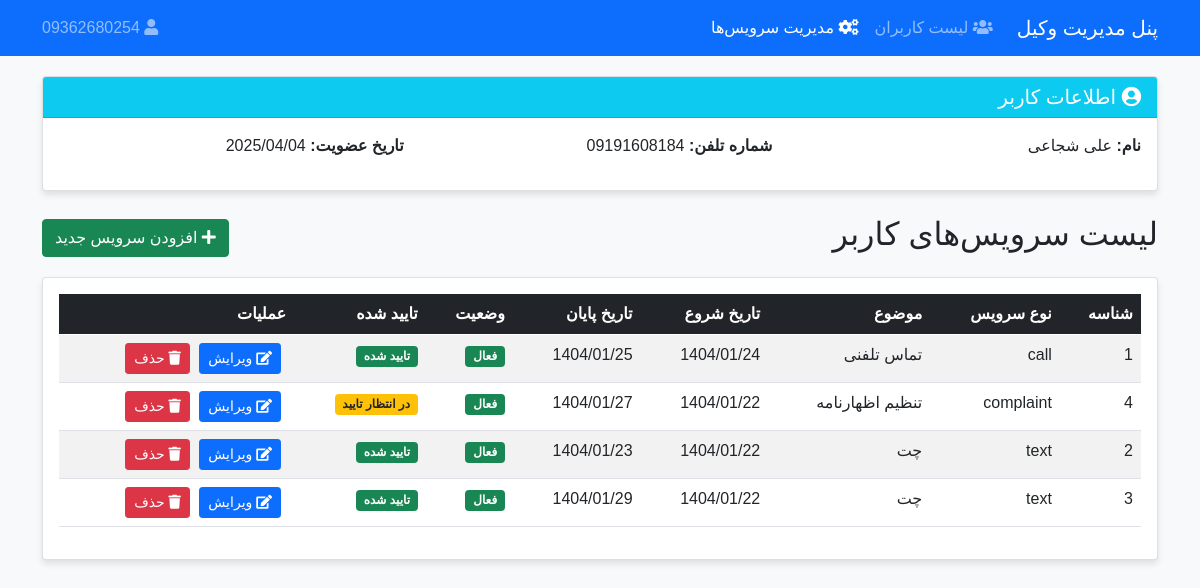
The page /admin-service/09191608184/ (signed in) on the database as committed earlier.
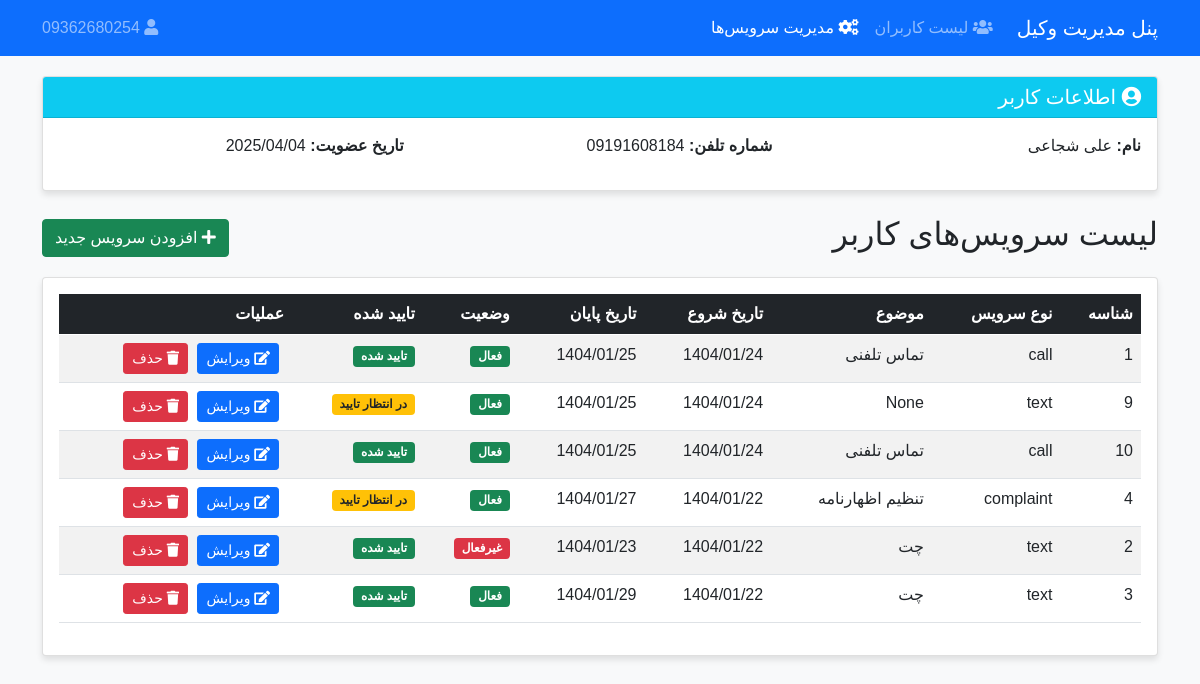
The same page on the database as committed later.
### users/models.py (models this page shows)
class Client(AbstractUser):
    name = models.CharField(max_length=120, null=True, blank=True)
    username = models.CharField(max_length=11, unique=True)
    is_questioned = models.BooleanField(default=False)
    otp = models.IntegerField(null=True, blank=True)
    timestamp = models.DateTimeField(default=now)
    USERNAME_FIELD = 'username'
    REQUIRED_FIELDS = []

### service/models.py (models this page shows)
class UserServiceRequest(models.Model):
    user = models.ForeignKey(Client, on_delete=models.CASCADE)
    service = models.ForeignKey(Service, on_delete=models.CASCADE)
    start_date = models.DateTimeField()
    end_date = models.DateTimeField()
    title = models.CharField(max_length=500,null=True,blank=True)
    description = models.TextField(null=True, blank=True)
    is_active = models.BooleanField(default=True)
    is_accepted = models.BooleanField(default=False)
    is_paid = models.BooleanField(default=False)
    attachment = models.FileField(upload_to='service_attachments/', null=True, blank=True,
                                validators=[FileExtensionValidator(allowed_extensions=['jpg', 'jpeg', 'png', 'pdf', 'doc', 'docx','zip'])])  # حداکثر حجم 50 مگابایت

class Service(models.Model):
    SERVICE_CHOICES = [
        ('call', 'تماس تلفنی'),
        ('text', 'پیام متنی'),
        ('complaint', 'تنظیم شکایت'),
        ('ekhtesasi', 'اختصاصی'),
    ]
    name = models.CharField(max_length=20, choices=SERVICE_CHOICES)
    price = models.IntegerField()

### users/admin/user_list.py (the view)
# urls.py: path('admin-service/<str:username>/', service_list, name='servicelist'),
@login_required
@user_passes_test(is_admin)
def service_list(request, username):
    try:
        user = get_object_or_404(Client, username=username)
        services = UserServiceRequest.objects.filter(user=user).order_by('-start_date')
        available_services = Service.objects.all()
        context = {
            'services': services,
            'user': user,
            'available_services': available_services,
        }
        return render(request, 'users/servicelist.html', context)
    except Exception as e:
        logger.error(f"Error in service_list view for user {username}: {str(e)}")
        messages.error(request, "خطایی در نمایش لیست سرویس‌ها رخ داد. لطفا دوباره تلاش کنید.")
        return redirect('userlist')

### users/admin/user_list.py (called while the page is built)
def is_admin(user):
    return user.is_superuser or user.is_staff

### users/templates/users/servicelist.html (shortened to what this page needs)
<!DOCTYPE html>
<html lang="fa" dir="rtl">
<head>
    <link rel="stylesheet" href="https://cdn.jsdelivr.net/npm/bootstrap@5.0.2/dist/css/bootstrap.rtl.min.css">
    <link rel="stylesheet" href="https://cdnjs.cloudflare.com/ajax/libs/font-awesome/5.15.4/css/all.min.css">
</head>
<body>
    <nav class="navbar navbar-expand-lg navbar-dark bg-primary">
        <div class="container">
            <a class="navbar-brand" href="{% url 'userlist' %}">پنل مدیریت وکیل</a>
            <div class="collapse navbar-collapse" id="navbarNav">
                <ul class="navbar-nav me-auto">
                    <li class="nav-item">
                        <a class="nav-link" href="{% url 'userlist' %}">
                            <i class="fas fa-users"></i> لیست کاربران
                        </a>
                    </li>
                    <li class="nav-item">
                        <a class="nav-link active" href="#">
                            <i class="fas fa-cogs"></i> مدیریت سرویس‌ها
                        </a>
                    </li>
                </ul>
                <span class="navbar-text">
                    <i class="fas fa-user"></i> {{ request.user.username }}
                </span>
            </div>
        </div>
    </nav>
    <div class="container">
        {% if user %}
        <div class="card mb-4">
            <div class="card-header bg-info text-white">
                <h5 class="card-title mb-0">
                    <i class="fas fa-user-circle"></i> اطلاعات کاربر
                </h5>
            </div>
            <div class="card-body">
                <div class="row">
                    <div class="col-md-4">
                        <p><strong>نام:</strong> {{ user.name|default:"ثبت نشده" }}</p>
                    </div>
                    <div class="col-md-4">
                        <p><strong>شماره تلفن:</strong> {{ user.username }}</p>
                    </div>
                    <div class="col-md-4">
                        <p><strong>تاریخ عضویت:</strong> {{ user.date_joined|date:"Y/m/d" }}</p>
                    </div>
                </div>
            </div>
        </div>
        {% endif %}
        <div class="d-flex justify-content-between align-items-center mb-3">
            <h2>لیست سرویس‌های کاربر</h2>
            <a href="{% url 'add_service' username=user.username %}" class="btn btn-success">
                <i class="fas fa-plus"></i> افزودن سرویس جدید
            </a>
        </div>
        <div class="card">
            <div class="card-body">
                {% if services %}
                <div class="table-responsive">
                    <table class="table table-striped table-hover">
                        <thead class="table-dark">
                            <tr>
                                <th scope="col">شناسه</th>
                                <th scope="col">نوع سرویس</th>
                                <th scope="col">موضوع</th>
                                <th scope="col">تاریخ شروع</th>
                                <th scope="col">تاریخ پایان</th>
                                <th scope="col">وضعیت</th>
                                <th scope="col">تایید شده</th>
                                <th scope="col">عملیات</th>
                            </tr>
                        </thead>
                        <tbody>
                            {% for service in services %}
                            <tr>
                                <td>{{ service.id }}</td>
                                <td>{{ service.service.name }}</td>
                                <td>{{ service.title|truncatechars:30 }}</td>
                                <td>{{ service.start_date|date:"Y/m/d" }}</td>
                                <td>{{ service.end_date|date:"Y/m/d" }}</td>
                                <td>
                                    {% if service.is_active %}
                                        <span class="badge bg-success">فعال</span>
                                    {% else %}
                                        <span class="badge bg-danger">غیرفعال</span>
                                    {% endif %}
                                </td>
                                <td>
                                    {% if service.is_accepted %}
                                        <span class="badge bg-success">تایید شده</span>
                                    {% else %}
                                        <span class="badge bg-warning text-dark">در انتظار تایید</span>
                                    {% endif %}
                                </td>
                                <td>
                                    <button type="button" class="btn btn-sm btn-primary btn-action" data-bs-toggle="modal" data-bs-target="#editModal{{ service.id }}">
                                        <i class="fas fa-edit"></i> ویرایش
                                    </button>
                                    <button type="button" class="btn btn-sm btn-danger btn-action" data-bs-toggle="modal" data-bs-target="#deleteModal{{ service.id }}">
                                        <i class="fas fa-trash"></i> حذف
                                    </button>
                                </td>
                            </tr>
                            {% endfor %}
                        </tbody>
                    </table>
                </div>
                {% else %}
                <div class="alert alert-info">
                    <i class="fas fa-info-circle"></i> هیچ سرویسی برای این کاربر ثبت نشده است.
                </div>
                {% endif %}
            </div>
        </div>
    </div>
</body>
</html>

### users/templates/users/servicelist.html (style rules this page uses)
body { font-family: 'Tahoma', 'Arial', sans-serif; background-color: #f8f9fa; }
.navbar { margin-bottom: 20px; }
.card { margin-bottom: 20px; box-shadow: 0 4px 6px rgba(0,0,0,0.1); }
.btn-action { margin-right: 5px; }

Rows that differ between the two databases and show on the page:
added UserServiceRequest: id "9", service.name "text", title "None", start_date "1404/01/24", end_date "1404/01/25", is_active "فعال", is_accepted "در انتظار تایید"
added UserServiceRequest: id "10", service.name "call", title "تماس تلفنی", start_date "1404/01/24", end_date "1404/01/25", is_active "فعال", is_accepted "تایید شده"
changed UserServiceRequest id 2: is_active "فعال" → "غیرفعال"
